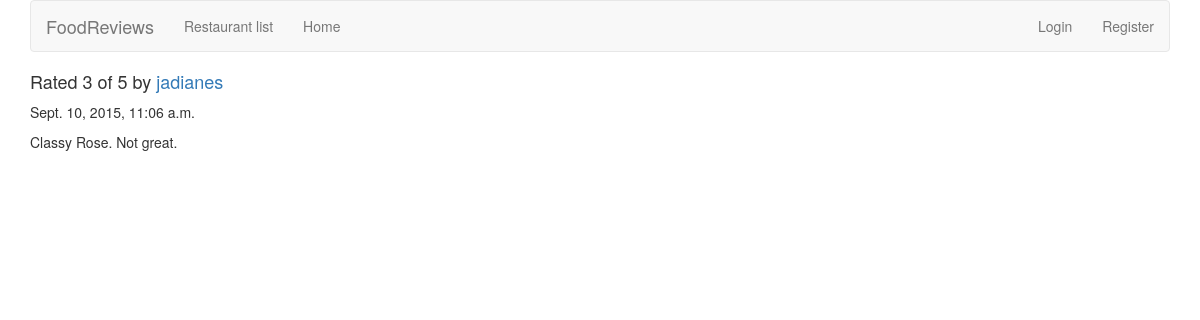
Page /reviews/review/1/ on the committed database.
### reviews/models.py (models this page shows)
class Review(models.Model):
    RATING_CHOICES = (
        (1, '1'),
        (2, '2'),
        (3, '3'),
        (4, '4'),
        (5, '5'),
    )
    restaurant = models.ForeignKey(Restaurant)
    pub_date = models.DateTimeField('date published')
    user_name = models.CharField(max_length=100)
    comment = models.CharField(max_length=200)
    rating = models.IntegerField(choices=RATING_CHOICES)

### reviews/views.py (the view)
# urls.py: url(r'^review/(?P<review_id>[0-9]+)/$', views.review_detail, name='review_detail'),
def review_detail(request, review_id):
    review = get_object_or_404(Review, pk=review_id)
    return render(request, 'reviews/review_detail.html', {'review': review})

### reviews/templates/reviews/review_detail.html (shortened to what this page needs)
{% extends 'base.html' %}
{% block content %}
<h4>Rated {{ review.rating }} of 5 by <a href="{% url 'reviews:user_review_list' review.user_name %}" >{{ review.user_name }}</a></h4>
<p>{{ review.pub_date }}</p>
<p>{{ review.comment }}</p>
{% endblock %}

### rows in the picture
Review: rating "3", user_name "jadianes", pub_date "Sept. 10, 2015, 11:06 a.m.", comment "Classy Rose. Not great."
